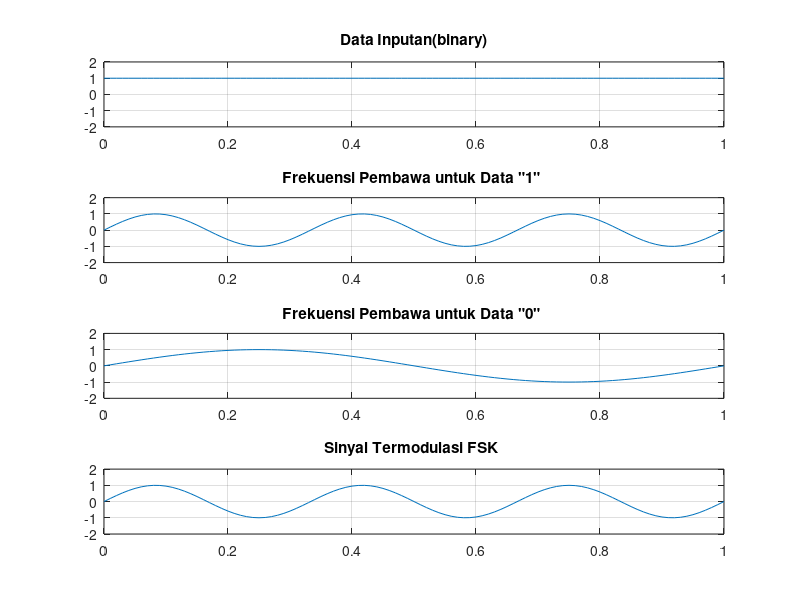

Write MATLAB code to recreate this figure.
%%%%%%%%%%%%%%%%%%%%%%%%%%%%%
% Tubes SKD-2021/01/20-FSK	%
%%%%%%%%%%%%%%%%%%%%%%%%%%%%%
% Abda Fauzan 				%
% Ahnaf Permata Wiejaya 	%	
% Alemina Aprilina Br M 	%	
% Jatmiko Wibisono 			%
% Rizky Syafrullah  		%	
% Satrio Utomo				%
% Thobib Khoirul Annas 		%
%%%%%%%%%%%%%%%%%%%%%%%%%%%%%

clear;	% menghapus data di memori Matlab
clc;	% menghapus layar di command window

%%%%%%%%%%%%%%%%%%%%%%%%%%%%% inisialisasi variabel
b = input('Enter the Bit stream \n '); % inisialisasi b dan nilai
n = length(b);	% panjang variabel b
t = 0:.01:n;	% t panjang 
x = 1:1:(n+1)*100;
%%%%%%%%%%%%%%%%%%%%%%%%%%%%%

%%%%%%%%%%%%%%%%%%%%%%%%%%%%% perulangan dan percabangan untuk penentuan posisi nilai 0 dan 1
for i = 1:n
  if (b(i) == 0)
    b_p(i) = -1;
  else
    b_p(i) = 1;
  end
  
  for j = i:.1:i+1
    bw(x(i*100:(i+1)*100)) = b_p(i);
  end
end
%%%%%%%%%%%%%%%%%%%%%%%%%%%%%

%%%%%%%%%%%%%%%%%%%%%%%%%%%%% rumus bw, wo dan W
bw = bw(100:end);
wo = 2*(2*pi*t);
W = 1*(2*pi*t);
%%%%%%%%%%%%%%%%%%%%%%%%%%%%%

%%%%%%%%%%%%%%%%%%%%%%%%%%%%% rumus sinHt(high/1) dan sinLT (low/0)
sinHt = sin(wo+W);
sinLt = sin(wo-W);
st = sin(wo+(bw).*W);
%%%%%%%%%%%%%%%%%%%%%%%%%%%%%

%%%%%%%%%%%%%%%%%%%%%%%%%%%%% output sinyal
%%%%%%%%%%%%%%%%%%%%%%	output sinyal subplot 1
subplot(4,1,1)
plot(t,bw)
grid on ; axis([0 n -2 +2])
title('Data Inputan(binary)')
%%%%%%%%%%%%%%%%%%%%%%

%%%%%%%%%%%%%%%%%%%%%%	output sinyal subplot 2
subplot(4,1,2)
plot(t,sinHt)
grid on ; axis([0 n -2 +2])
title('Frekuensi Pembawa untuk Data "1" ')
%%%%%%%%%%%%%%%%%%%%%%

%%%%%%%%%%%%%%%%%%%%%%	output sinyal subplot 3
subplot(4,1,3)
plot(t,sinLt)
grid on ; axis([0 n -2 +2])
title('Frekuensi Pembawa untuk Data "0" ')
%%%%%%%%%%%%%%%%%%%%%%

%%%%%%%%%%%%%%%%%%%%%%	output sinyal subplot 5
subplot(4,1,4)
plot(t,st)
grid on ; axis([0 n -2 +2])
title('Sinyal Termodulasi FSK ')
%%%%%%%%%%%%%%%%%%%%%%
%%%%%%%%%%%%%%%%%%%%%%%%%%%%%

% Fs=1;
% figure %pburg(st,10)
% periodogram(st)